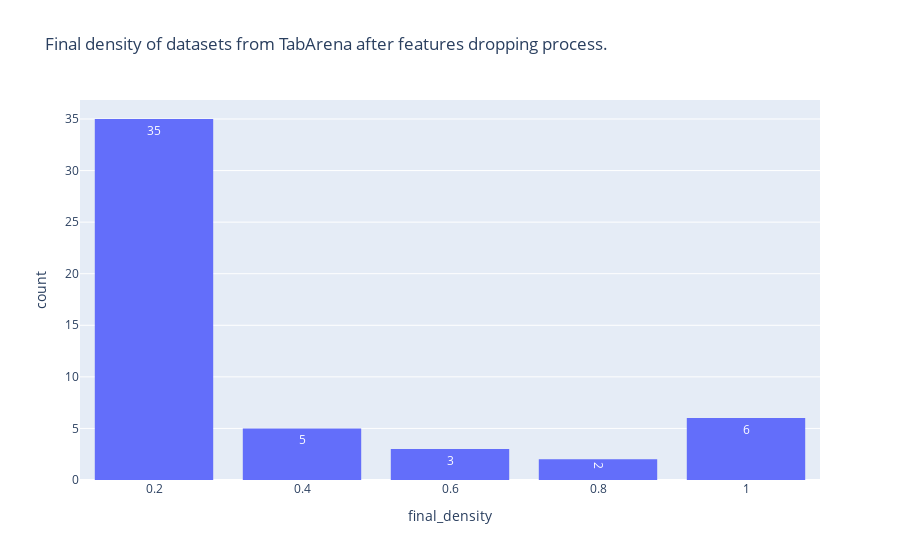

Source (notebook cell):
### Code cell
import plotly.express as px
fig = px.histogram(x=final_table['final_density'], title='Final density of datasets from TabArena after features dropping process.',
                   labels={'x':'final_density'}, text_auto=True)
fig.update_layout(bargap=0.2)
fig.show()

### Figure 1 — Plotly figure (JSON) as saved in the notebook; plotly's stock layout.template omitted (floating-point values rounded to 4 significant figures)
{"data": [{"bingroup": "x", "hovertemplate": "final_density=%{x}<br>count=%{y}<extra></extra>", "legendgroup": "", "marker": {"color": "#636efa", "pattern": {"shape": ""}}, "name": "", "orientation": "v", "showlegend": false, "texttemplate": "%{value}", "type": "histogram", "x": [0.1104, 1.0, 0.125, 0.3542, 0.8667, 0.1832, 0.6847, 0.1245, 0.1838, 0.248, 0.1007, 0.2083, 0.1898, 0.3339, 0.1152, 0.3542, 0.1094, 0.9857, 0.2204, 0.1103, 0.3268, 0.1195, 1.0, 0.2185, 0.1353, 0.123, 0.2514, 0.184, 0.1545, 0.2056, 0.1094, 0.1163, 0.3125, 0.2441, 0.2284, 0.1348, 0.1443, 1.0, 1.0, 0.1562, 0.1035, 0.6571, 1.0, 0.184, 0.1537, 0.1139, 0.7143, 0.5105, 0.1914, 0.1255, 0.1376], "xaxis": "x", "yaxis": "y"}], "layout": {"bargap": 0.2, "barmode": "relative", "legend": {"tracegroupgap": 0}, "title": {"text": "Final density of datasets from TabArena after features dropping process."}, "xaxis": {"anchor": "y", "domain": [0, 1], "title": {"text": "final_density"}}, "yaxis": {"anchor": "x", "domain": [0, 1], "title": {"text": "count"}}}}
